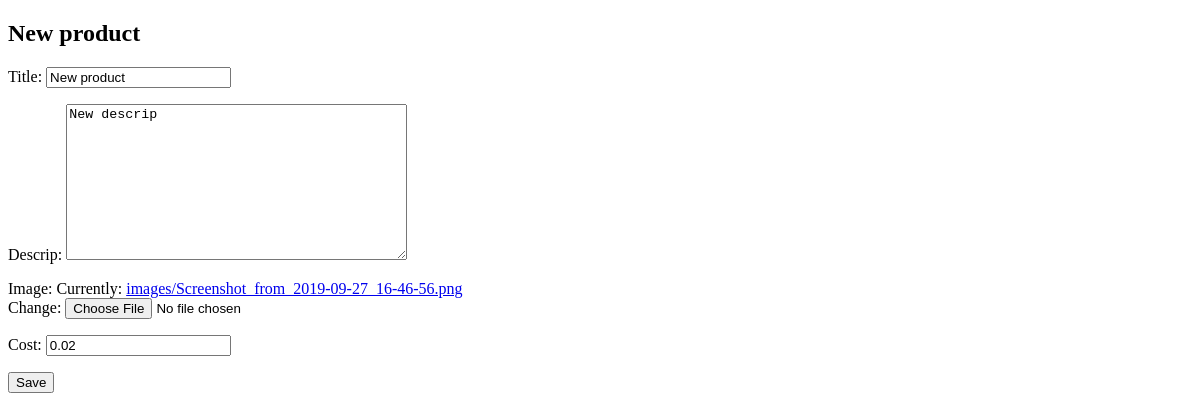
/products/change/new-product/, run on an earlier commit of the app's database.
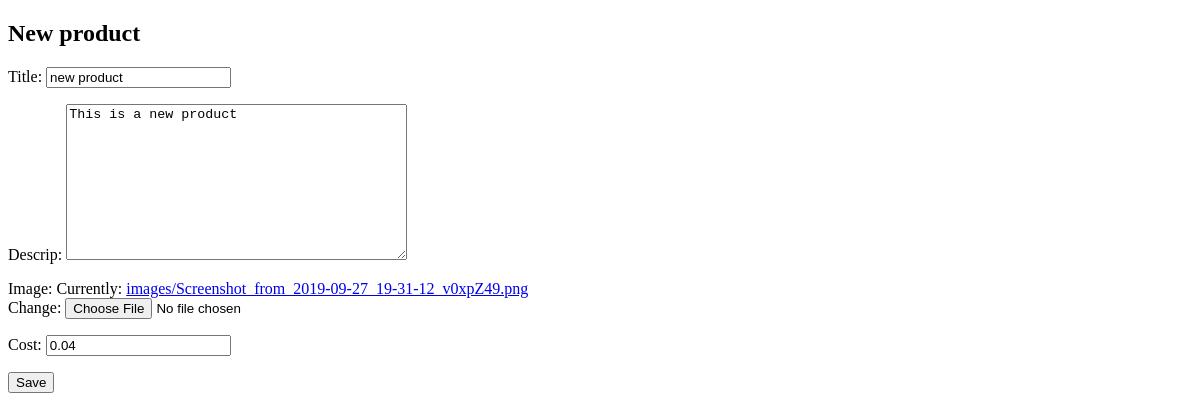
And on a later commit of the database.
### product/models.py (models this page shows, shortened)
class Product(models.Model):
	product_id=models.UUIDField(primary_key=True, default=uuid.uuid4)
	title=models.CharField(max_length=30,unique=True)
	descrip=models.TextField(blank=True)
	image=models.ImageField(upload_to='images/')
	cost = models.DecimalField(default=0.00, max_digits=10, decimal_places=2)
	slug=models.SlugField(max_length=30,null=True,unique=True)
	published_date=models.DateTimeField(auto_now_add=True)
	last_edited=models.DateTimeField(auto_now=True)
	readonly_fields=('product_id',)
	''' Every Cart has a relation to a Product  '''
	''' Every Product must reference the Company that published it '''
	publisher = models.ForeignKey(User, related_name='products', on_delete=models.CASCADE)

### product/views.py (the view)
# urls.py: path('change/<slug:slug>/',product_edit,name='product_edit')
def product_edit(request,slug,*args,**kwargs):
	post = get_object_or_404(Product, slug=slug)
	if request.method == "POST":
		form = ProductForm(request.POST, request.FILES , instance=post)
		if form.is_valid():
			post = form.save(commit=False)
			if request.user.is_authenticated:
				post.publisher=request.user
			post.save()
			return redirect('product_detail',slug=post.slug)
	else:
		form = ProductForm(instance=post)
	return render(request, 'product_edit.html', {'form': form})

### product/forms.py
class ProductForm(forms.ModelForm):
    class Meta:
        model = Product
        fields = ('title', 'descrip','image','cost')

### templates/product_edit.html
{% extends 'base.html' %}
{% block content %}
    <h2>New product</h2>
    <form method="POST" class="Product-form" enctype="multipart/form-data">{% csrf_token %}
        {{ form.as_p }}
        <button type="submit" class="save btn btn-default">Save</button>
    </form>
{% endblock %}

What changed in the data, as far as the page shows it:
removed Product: title "New product", descrip "New descrip", cost "0.02"
now on this page (row edited): Product: title "new product", descrip "This is a new product", cost "0.04"
Also different on the page:
text no longer shown: "Title: Descrip: Image: Currently: images/Screenshot_from_2019-09-27_16-46-56.png Change: Cost:"
text now shown: "Title: Descrip: Image: Currently: images/Screenshot_from_2019-09-27_19-31-12_v0xpZ49.png Change: Cost:"
